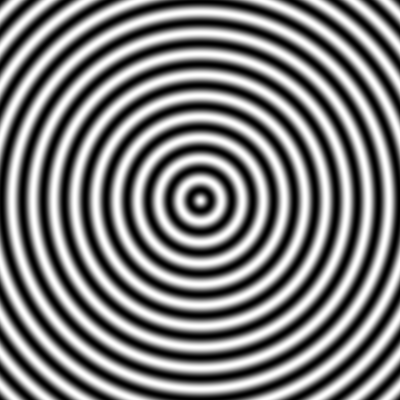
Frame 1 (no input)
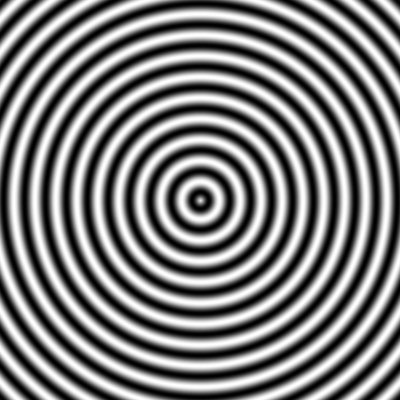
Frame 60 (the mouse pressed at the canvas centre just before this capture)
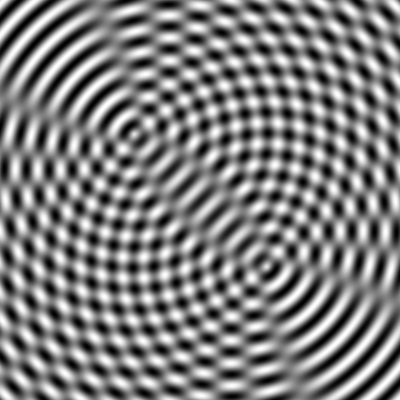
Frame 120 (the mouse held since frame 60 and released just before this capture)

The Processing sketch that drew these frames (run headless with seeded random() and noise(); from frame 60 on, the mouse is pressed at the canvas centre):

// Processing sketch: processing_11054
// ── processing_11054.pde

float w;   //2D space width
float h;   //2D space height
float dx;  //increment x this amount per pixel
float dy;  //increment y this amount per pixel
int dt;    //increment time 
int da;    // 

void setup(){
size(400,400);
frameRate(10);
loadPixels();  
 w = 120.0f;         //2D space width 
 h = 120.0f;         //2D space height
 dx = w / width;   //increment x this amount per pixel
 dy = h / height;  //increment y this amount per pixel
 dt = 0;
 da = 0;

}    

  float x1 = 0;
  float x2 = 0;
  float y1 = 0;      
  float y2 = 0;
  
void draw(){
  
  x1 = -w/2 - mouseX/10;  //start x at -1 * width / 2
  x2 = -w/2 + mouseX/10;  
   
 
for (int i = 0; i < width; i++) {
  
 y1 = -h/2 - mouseY/10;  //start y at -1 * height / 2
 y2 = -h/2 + mouseY/10;

  for (int j = 0; j < height; j++) {
    float r1 = sqrt((x1*x1) + (y1*y1));    //convert cartesian to polar
    float r2 = sqrt((x2*x2) + (y2*y2));    //convert cartesian to polar
    
    //float theta = atan2(y,x);         //convert cartesian to polar
    float val1 = cos(r1 - TWO_PI*dt/10);               //calculate a value between -1 and 1
    float val2 = cos(r2 - TWO_PI*dt/10 + PI*da);
    pixels[i+j*width] = color((val1 + val2  +2.0f) * (255.0/4));   //scale that value to 0 and 255
    y1 += dy;    //increment y
    y2 += dy;    
  }
  x1 += dx;  //increment x
  x2 += dx;
} 
  dt += 1; //increment time
  updatePixels();
}

void mousePressed(){
  if(mouseButton == LEFT){    
    da = 1;
  }
  
  if(mouseButton == RIGHT){
    da = 0;
  }
}
  
